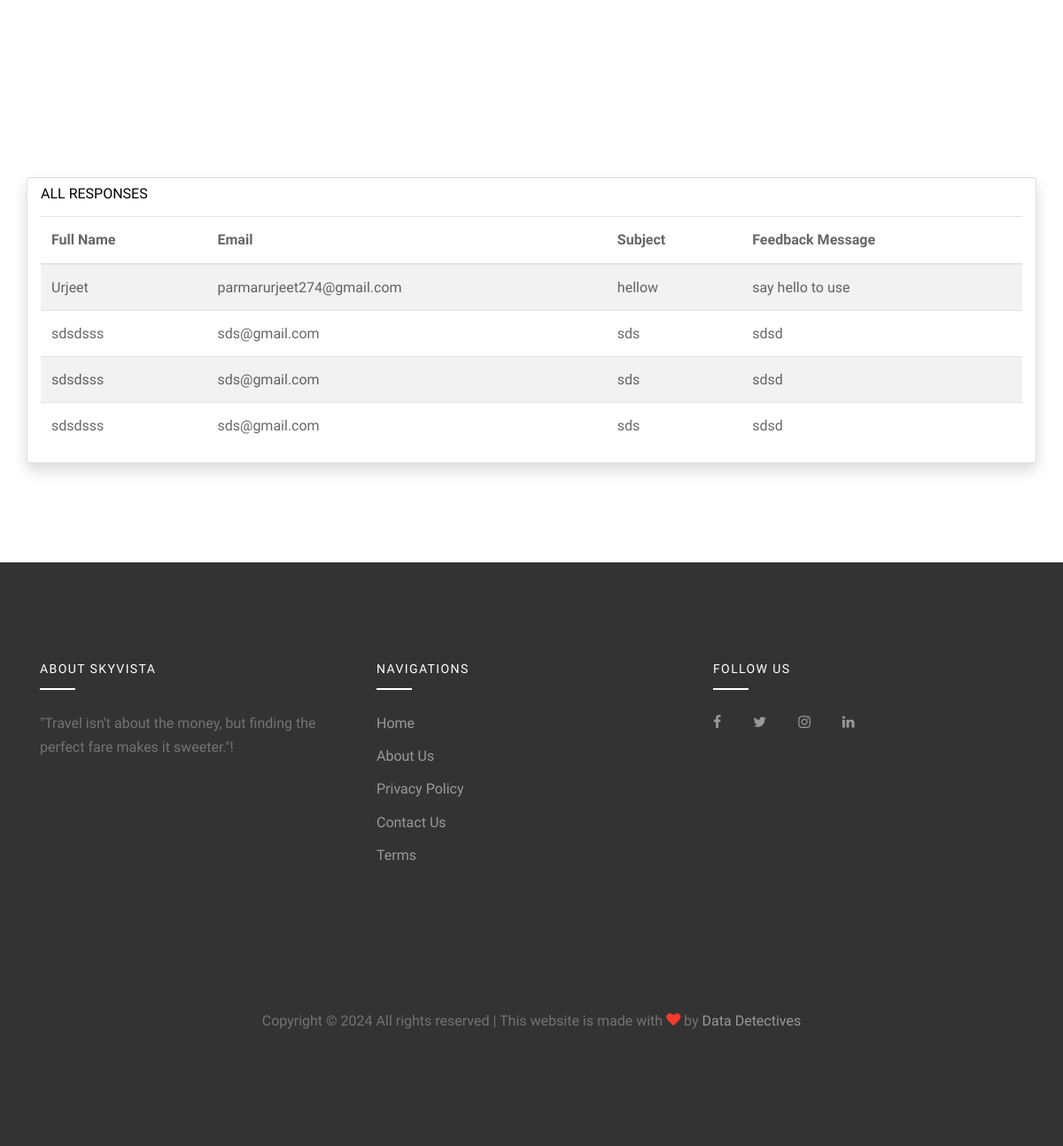
Page /contact/ (lower part) on the earlier database version.
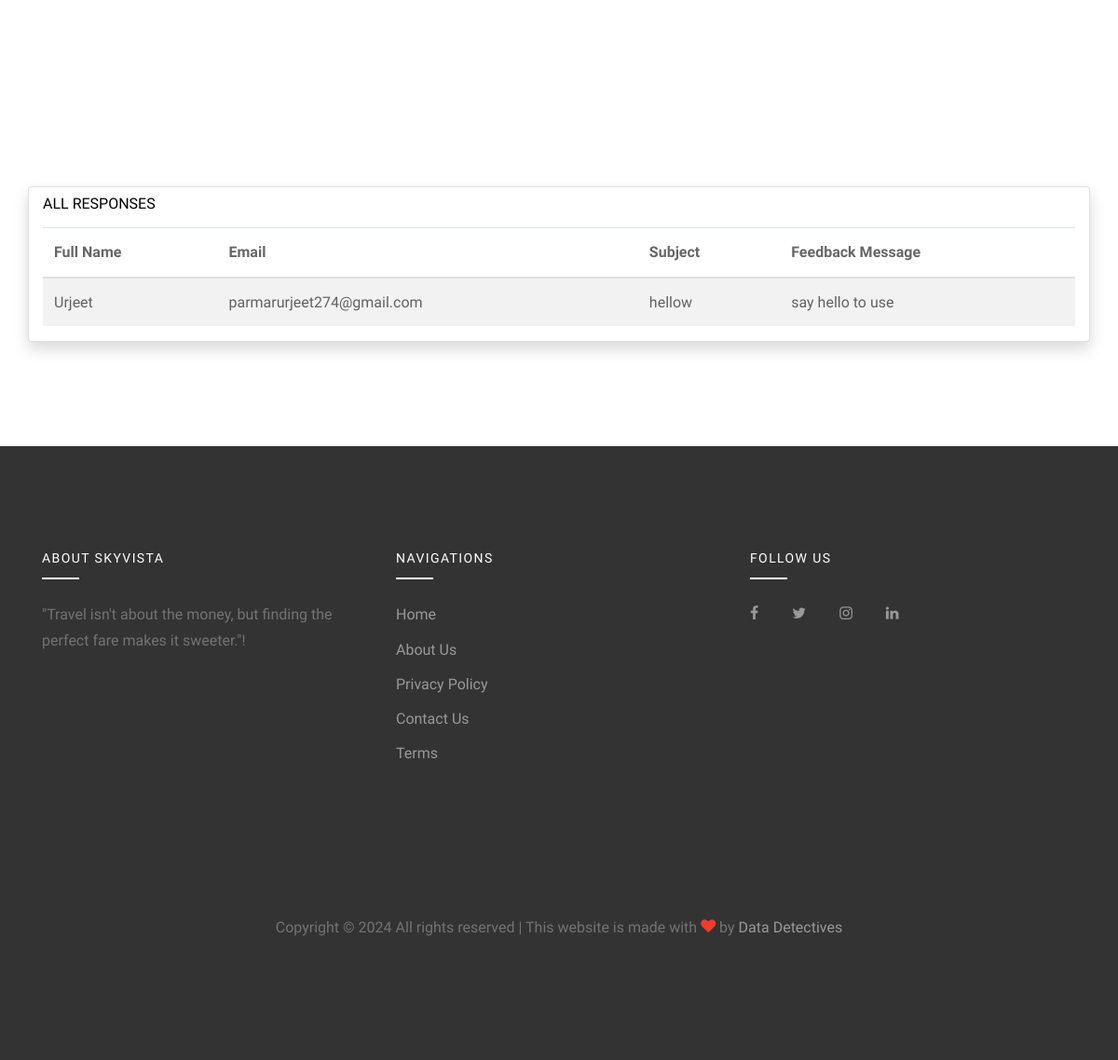
Same page on the later database version.
### Pricepredictiormain/models.py (models this page shows, shortened)
class Contact(models.Model):
    full_name = models.CharField(max_length=100)
    email = models.EmailField(blank=True, null=True)  # Email is optional
    subject = models.CharField(max_length=100)
    message = models.TextField()

### Pricepredictiormain/views.py (the view, shortened to what this page needs)
# urls.py: path('contact/', contact_view, name='contact'),
def contact_view(request):
    contact_responses = Contact.objects.all()
    success = 'success' in request.GET  # Check if 'success' query parameter is present
    return render(request, 'contact.html', {'contact_responses': contact_responses, 'success': success})
    contact_responses = Contact.objects.all()
    return render(request, 'contact.html', {'contact_responses': contact_responses})

### Pricepredictiormain/templates/Pricepredictiormain/contact.html (shortened to what the changed rows need)
{% load static %}
<!DOCTYPE html>
<html lang="en">
  <head>
    <link
      rel="stylesheet"
      href="{% static 'mainapp/fonts/icomoon/style.css' %}"
    />
    <link
      rel="stylesheet"
      href="{% static 'mainapp/css/bootstrap.min.css' %}"
    />
    <link
      rel="stylesheet"
      href="{% static 'mainapp/css/magnific-popup.css' %}"
    />
    <link rel="stylesheet" href="{% static 'mainapp/css/jquery-ui.css' %}" />
    <link
      rel="stylesheet"
      href="{% static 'mainapp/css/owl.carousel.min.css' %}"
    />
    <link
      rel="stylesheet"
      href="{% static 'mainapp/css/owl.theme.default.min.css' %}"
    />
    <link
      rel="stylesheet"
      href="{% static 'mainapp/css/bootstrap-datepicker.css' %}"
    />
    <link
      rel="stylesheet"
      href="{% static 'mainapp/css/mediaelementplayer.css' %}"
    />
    <link rel="stylesheet" href="{% static 'mainapp/css/animate.css' %}" />
    <link
      rel="stylesheet"
      href="{% static 'mainapp/fonts/flaticon/font/flaticon.css' %}"
    />
    <link
      rel="stylesheet"
      href="{% static 'mainapp/css/fl-bigmug-line.css' %}"
    />
    <link rel="stylesheet" href="{% static 'mainapp/css/aos.css' %}" />
    <link rel="stylesheet" href="{% static 'mainapp/css/style.css' %}" />
    <link rel="stylesheet" href="https://cdn.jsdelivr.net/npm/sweetalert2@11/dist/sweetalert2.min.css">
  </head>
  <body>
    <div class="site-wrap">
      <div class="site-section ">
        <div class="container card shadow">
          <table class="table table-striped table-hover">
            <thead>
              <tr>
                <th>Full Name</th>
                <th>Email</th>
                <th>Subject</th>
                <th>Feedback Message</th>
              </tr>
            </thead>
            <tbody>
              {% for response in contact_responses %}
              <tr>
                <td>{{ response.full_name }}</td>
                <td>{{ response.email }}</td>
                <td>{{ response.subject }}</td>
                <td>{{ response.message }}</td>
              </tr>
              {% empty %}
              <tr>
                <td colspan="4">No responses found.</td>
              </tr>
              {% endfor %}
            </tbody>
          </table>
        </div>
      </div>
    </div>
  </body>
</html>

Differences in the rows shown:
removed Contact: full_name "sdsdsss", email "sds@gmail.com", subject "sds", message "sdsd"
removed Contact: full_name "sdsdsss", email "sds@gmail.com", subject "sds", message "sdsd"
removed Contact: full_name "sdsdsss", email "sds@gmail.com", subject "sds", message "sdsd"
